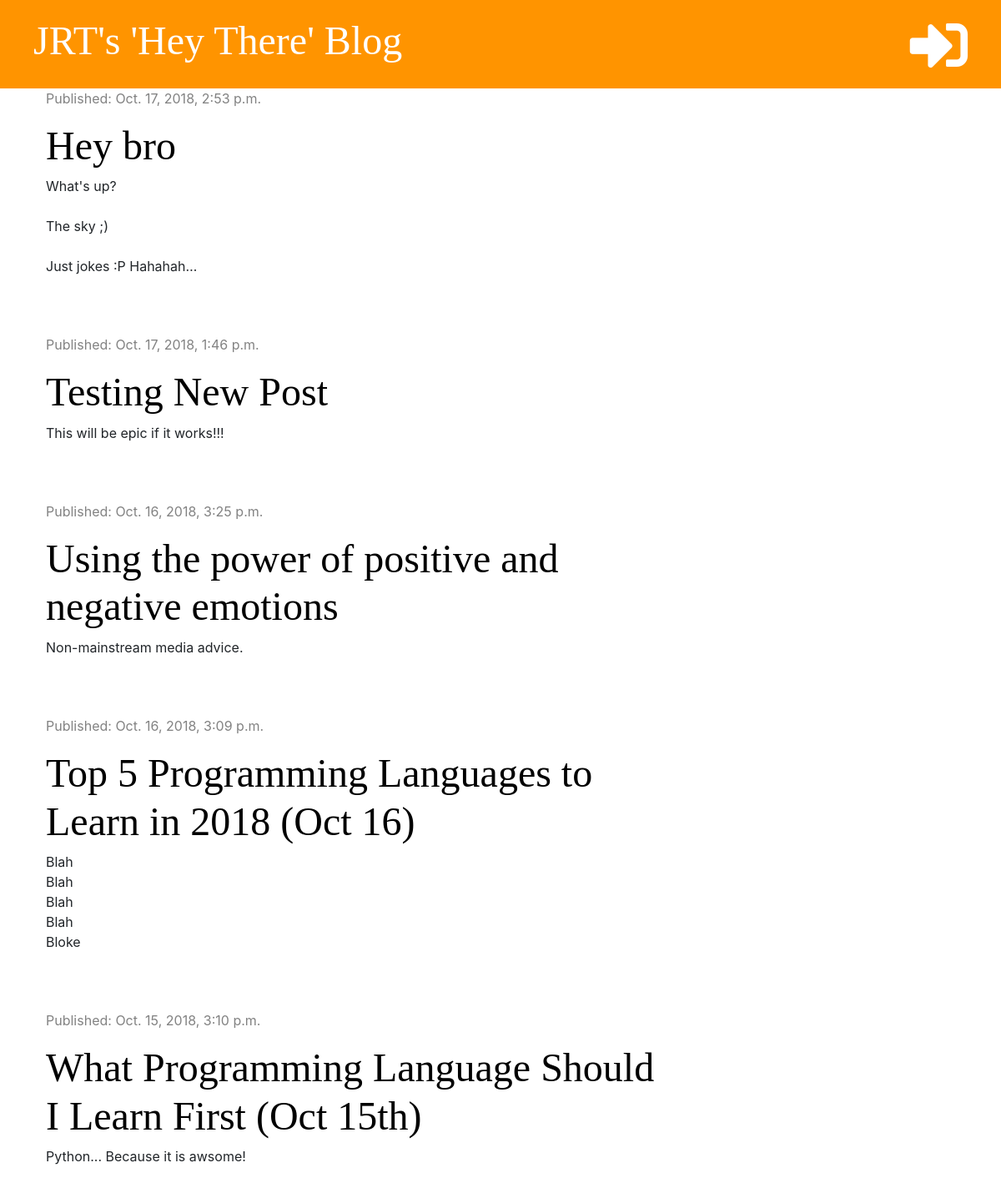
/, run on an earlier commit of the app's database.
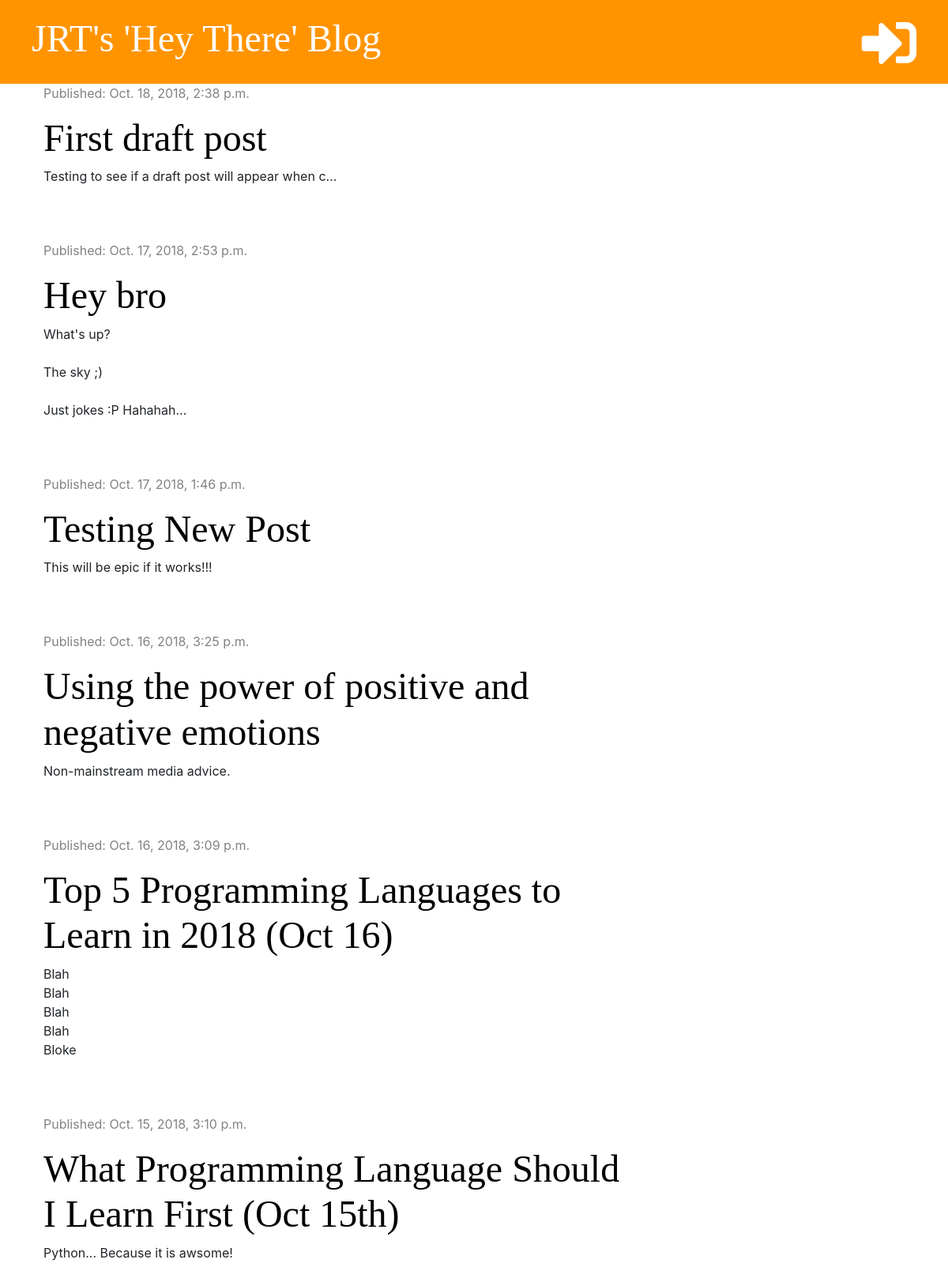
And on a later commit of the database.
### blog/models.py (models this page shows, shortened)
class Post(models.Model):
    author = models.ForeignKey('auth.User', on_delete=models.CASCADE)
    title = models.CharField(max_length=200)
    text = models.TextField()
    created_date = models.DateTimeField(default=timezone.now)
    published_date = models.DateTimeField(blank=True, null=True)

### blog/views.py (the view)
# urls.py: path('', views.post_list, name='post_list'),
def post_list(request):
    posts = Post.objects.filter(published_date__lte=timezone.now()).order_by('-published_date')
    stuff_for_front_end = {'posts': posts}
    return render(request, 'blog/post_list.html', stuff_for_front_end)

### blog/templates/blog/post_list.html (shortened to what this page needs)
{% extends 'blog/base.html' %}
{% block content %}
    {% for post in posts %}
        <div class="post">
            <div class="date">
                <p>Published: {{ post.published_date }}</p>
            </div>
            <h1><a href="{% url 'post_detail' pk=post.pk %}">{{ post.title }}</a></h1>
            <p>{{ post.text|truncatechars:50|linebreaksbr }}</p>
        </div>
    {% endfor %}
{% endblock %}

What changed in the data, as far as the page shows it:
added Post: published_date "Oct. 18, 2018, 2:38 p.m.", title "First draft post", text "Testing to see if a draft post will appear when c…"
